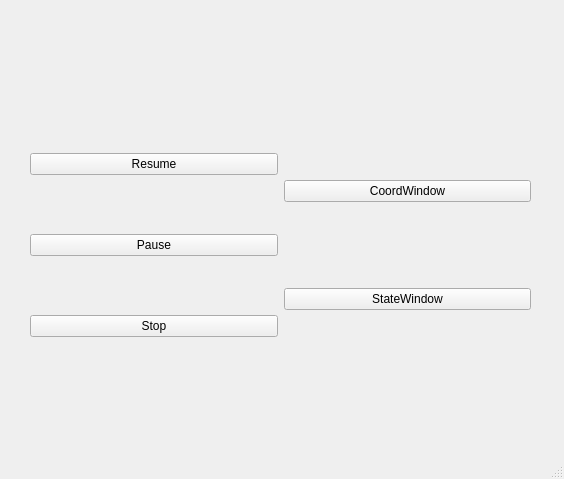
<?xml version="1.0" encoding="UTF-8"?>
<ui version="4.0">
 <class>MainWindow</class>
 <widget class="QMainWindow" name="MainWindow">
  <property name="geometry">
   <rect>
    <x>0</x>
    <y>0</y>
    <width>564</width>
    <height>479</height>
   </rect>
  </property>
  <property name="windowTitle">
   <string>MainWindow</string>
  </property>
  <widget class="QWidget" name="centralwidget">
   <widget class="QWidget" name="">
    <property name="geometry">
     <rect>
      <x>30</x>
      <y>100</y>
      <width>501</width>
      <height>291</height>
     </rect>
    </property>
    <layout class="QHBoxLayout" name="horizontalLayout">
     <item>
      <layout class="QVBoxLayout" name="verticalLayout">
       <item>
        <widget class="QPushButton" name="resume_button">
         <property name="text">
          <string>Resume</string>
         </property>
        </widget>
       </item>
       <item>
        <widget class="QPushButton" name="pause_button">
         <property name="text">
          <string>Pause</string>
         </property>
        </widget>
       </item>
       <item>
        <widget class="QPushButton" name="stop_button">
         <property name="text">
          <string>Stop</string>
         </property>
        </widget>
       </item>
      </layout>
     </item>
     <item>
      <layout class="QVBoxLayout" name="verticalLayout_2">
       <item>
        <widget class="QPushButton" name="coordButton">
         <property name="text">
          <string>CoordWindow</string>
         </property>
        </widget>
       </item>
       <item>
        <widget class="QPushButton" name="stateButton">
         <property name="text">
          <string>StateWindow</string>
         </property>
        </widget>
       </item>
      </layout>
     </item>
    </layout>
   </widget>
  </widget>
  <widget class="QMenuBar" name="menubar">
   <property name="geometry">
    <rect>
     <x>0</x>
     <y>0</y>
     <width>564</width>
     <height>21</height>
    </rect>
   </property>
  </widget>
  <widget class="QStatusBar" name="statusbar"/>
 </widget>
 <resources/>
 <connections/>
</ui>
